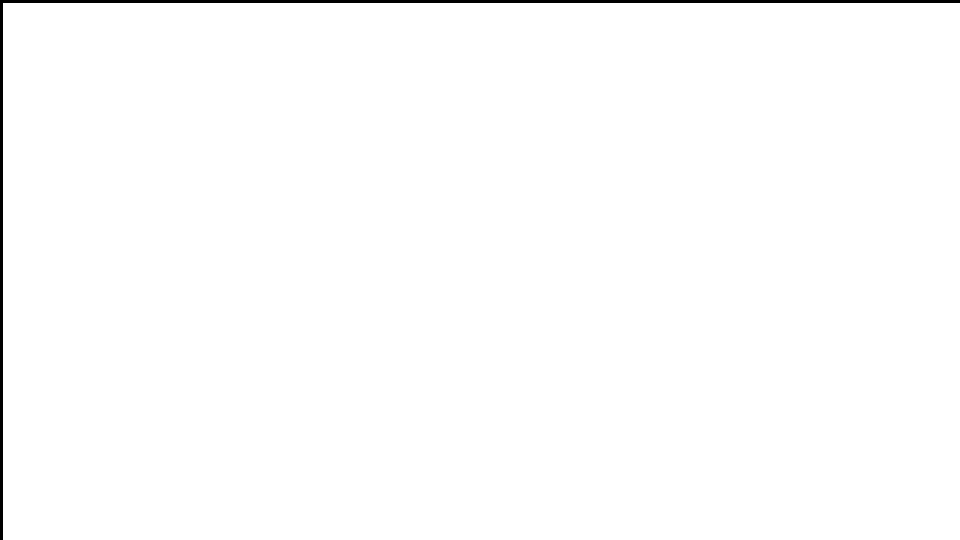
Frame 1 (no input)
Frame 60 (the mouse pressed at the canvas centre just before this capture): identical to frame 1, image omitted
Frame 120 (the mouse held since frame 60 and released just before this capture): identical to frame 1, image omitted

The Processing sketch that drew this single still picture (run headless with seeded random() and noise(); from frame 60 on, the mouse is pressed at the canvas centre):

// Processing sketch: sketch02
// ── sketch02.pde
int x = 0; // 縦棒のx座標
int y = 0; // 横棒のy座標

void setup() {
  size(960, 540);
  pixelDensity(displayDensity());
  strokeWeight(5);
  stroke(0);
}

void draw() {
  background(255);

  if (mousePressed) {
    // 左ボタンが押されているとき
    if (mouseButton == LEFT) {
      x += 2;
    }
    // 右ボタンが押されているとき
    else if (mouseButton == RIGHT) {
      y += 2;
    }
  }
  // 縦棒
  line(x, 0, x, height);
  // 横棒
  line(0, y, width, y);
}
